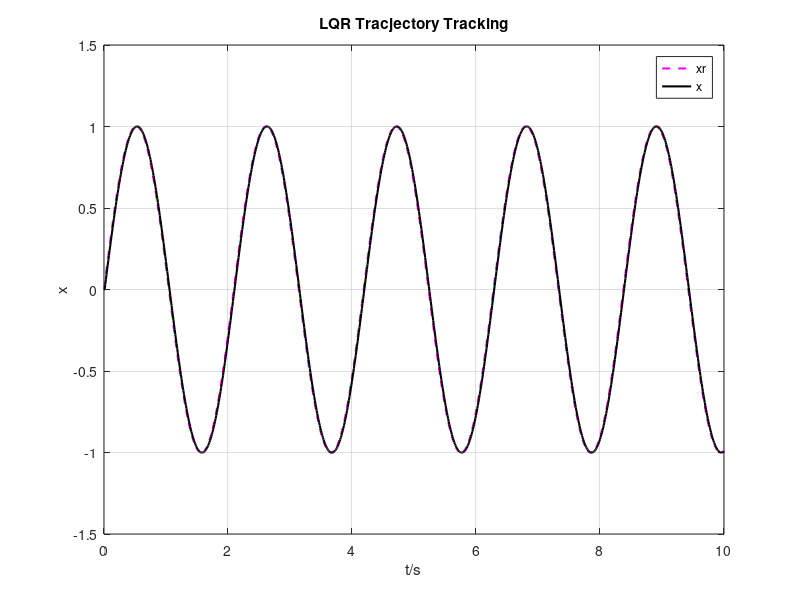

This chart was generated by the following MATLAB code:
%% Design Tracjectory Tracking Controller Using LQR at Command Line
% Plant: x''=3x-2u+d(t), d(t)=cos(2t^0.5)+sin(0.5t^2), d(t) is a unknown disturbance.
% Desired Signal: xr=sin(3t)
% Control Objective: x(t)-xr=0
% Initial Condition: x(0)=0

% Designed by Chiled_JiuAn.

%% simulation environment initialization
clc; close all; clear;

%% create state space plant model
A = [0 1;
     3 0];
B = [0;
     -2];
C = [1 0;
     0 0];
D = 0;

plant = ss(A,B,C,D);

Ts = 0.01; % sampling time
simTime = 10; % simulation time
N = simTime/Ts;

plant_d = c2d(plant,Ts); % discretization

%% initial states
xr = zeros(2,N+1); % reference
x = zeros(2,N+1); % system states
e = zeros(2,N+1); % states error
u = zeros(1,N+1); % controller output
y = zeros(2,N+1); % system output
t = zeros(1,N+1); % clock
d = zeros(1,N+1); % disturbance

x(:,1) = [0 0]'; % define initial conditions
%xr(1,1) = 1;

%% design LQR Regulator
% weight matrix
Q = [1 0
     0 100];
R = 0.01;
K = lqr(A,B,Q,R);
disp('--------------------------');
fprintf('k1 = %.2f   ',K(1));
fprintf('k2 = %.2f \n',K(2));
disp('--------------------------');

%% iterate through each time step
disp('Start simulation...');

for k = 1:N
    
    t(1,k+1) = k*Ts;
    
    %xr(1,k+1) = 1;
    xr(1,k+1) = sin(3*t(1,k+1));
    xr(2,k+1) = (xr(1,k+1)-xr(1,k))/Ts; % desired signal derivative
    
    e(:,k) = x(:,k)-xr(:,k); % error state
    u(1,k) = -K*e(:,k)+3/2*xr(1,k); % control law
    
    %d(1,k) = 0;
    d(1,k) = cos(2*t(1,k)^0.5)+sin(0.5*t(1,k)^2); % disturbance
    
    E = [0;d(1,k)*Ts];
    
    x(:,k+1) = plant_d.A * x(:,k) + plant_d.B * u(1,k) + E;
    y(:,k) = plant_d.C * x(:,k);
    
end
    y(:,k+1) = plant_d.C * x(:,k+1);

%% plot figures
disp('Drawing...');

figure('Color','white')
plot(t,xr(1,:),'m--','linewidth',1.5); hold on;
plot(t,y(1,:),'k','linewidth',1.5); hold off;
grid on;
title('LQR Tracjectory Tracking');
xlabel('t/s'); ylabel('x')
legend('xr','x');

disp('End of the simulation.');

% Reference
% [1] https://zhuanlan.zhihu.com/p/58134063